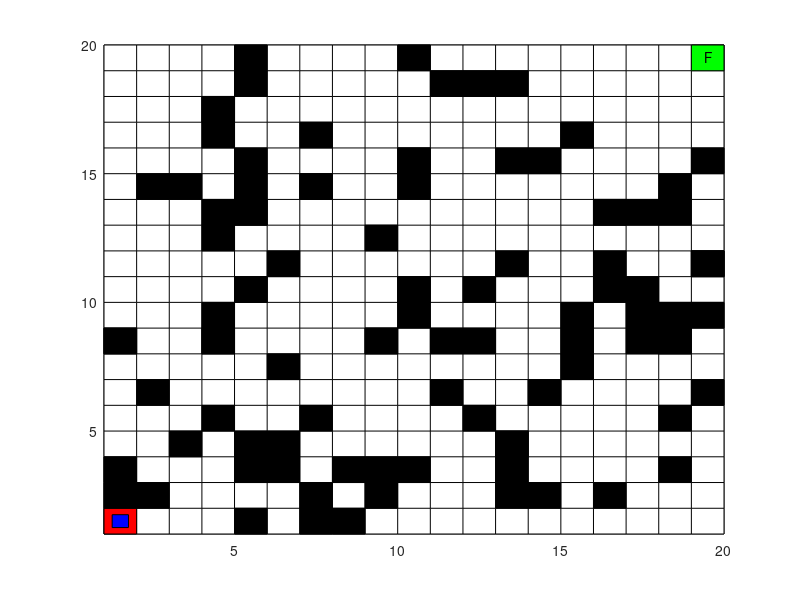

This chart was generated by the following MATLAB code:
function map = Gridworld()
%% Creating random arrays filled with 1,4
%% 1 = good space
%% 2 = wall
%% 3 = negative reward
%% 4 = random event occurence (could be +/- reward)

%% Change Size Var For Sizing Grid (Size Always 1 Less Than Number Assigned
size = 20;
x = randi(4,size,1);
y = randi(4,size,1);

%% Creating & Displaying Grid
[X, Y] = meshgrid(x,y);
pcolor(X);
colormap(white(2));

%% Patch Start Point
patch([1,2,2,1],[1,1,2,2],'r')
text(1.3,1.55,'S')

%% Patch End Point
patch([size,size - 1,size - 1,size],[size - 1,size - 1,size,size],'g')
text(size - 0.6, size - 0.45, 'F');

%% Patch Walls
numWalls = 100;
wallx = randi(size - 1,numWalls,2);
wally = randi(size - 1,numWalls,2);
for i = 2:numWalls
    if (wallx(i) == 1 && wally(i) == 1)
       wallx(i) = 2;
    end
    if (wallx(i) == size-1 && wally(i) == size-1)
       wallx(i) = size-2;
    end
    
    patch([wallx(i),wallx(i)+1,wallx(i)+1,wallx(i)], [wally(i),wally(i),wally(i)+1,wally(i)+1],'black')
end
%% Variables For Storing Moving Dot
%% X Coordinates
x1 = 1.25;
x2 = 1.75;
x3 = 1.75;
x4 = 1.25;
%% Y Coordinates
y1 = 1.25;
y2 = 1.25;
y3 = 1.75;
y4 = 1.75;

%% Dot To Move
transferblock = patch([x1,x2,x3,x4],[y1,y2,y3,y4], 'b');

